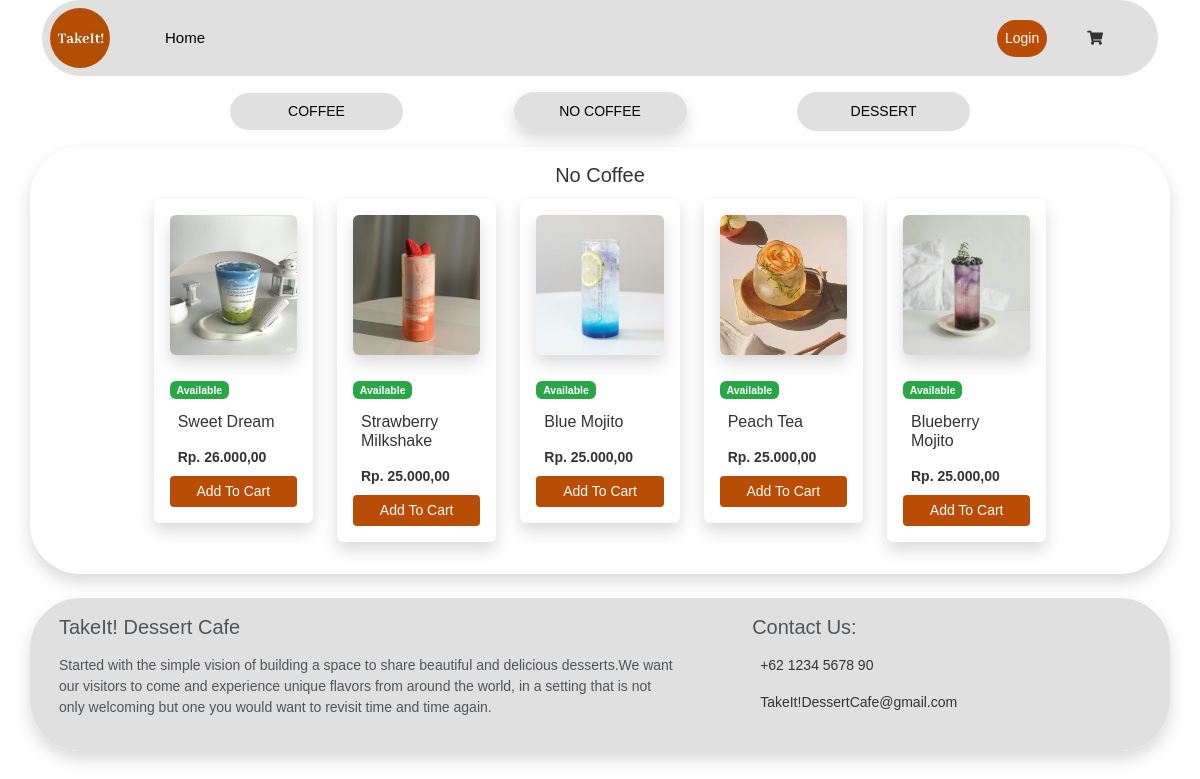
Screenshot of /dashboard/index.php?noCoffee with the database file from the repository.
### tables this page shows
CREATE TABLE `tb_masakan` (
  `id_masakan` int(11) NOT NULL,
  `kategori_masakan` varchar(128) NOT NULL,
  `nama_masakan` varchar(128) NOT NULL,
  `harga_masakan` int(128) NOT NULL,
  `foto` varchar(255) NOT NULL,
  `status_masakan` int(1) NOT NULL
);

### dashboard/fungsi/rupiah.php (called while the page is built)
<?php
function rupiah($angka) {
	$hasil_rupiah = number_format($angka,2,',','.');
	return $hasil_rupiah;
}
?>

### dashboard/admin/data_noCoffee.php (the view, shortened to what this page needs)
<link rel="stylesheet" href="/dashboard/assets/css/custom.css">
<link rel="stylesheet" href="/auth/css/util.css">
<div class="container mt-3">
    <div class="col">
        <div class="row text-center align-items-center">
            <div class="col-sm-4 mb-3 flex-r">
                <a href="index.php?" class="w-50 p-2 abu pter text-decoration-none text-black bo-sisi">COFFEE</a>
            </div>
            <div class="col-sm-4 mb-3 flex-c">
                <a href="#" class="w-50 border p-2 abu pter text-decoration-none text-black bo-sisi shadow">NO COFFEE</a>
            </div>
            <div class="col-sm-4 mb-3 flex-l">
                <a href="index.php?dessert" class="w-50 border p-2 abu pter text-decoration-none text-black bo-sisi">DESSERT</a>
            </div>
        </div>
    </div>
</div>
<div class="container shadow b-r-navbar">
    <div class="row p-3">
        <div class="container-title text-center">
            <h4 class="mb-2 fs-20">No Coffee</h4>
        </div>
        <div class="col-md-12">
            <div class="row p-1 flex-c">
                <?php
                $query = "SELECT * FROM tb_masakan WHERE kategori_masakan='NoCoffee' ORDER BY id_masakan LIMIT 5";
                $sql = mysqli_query($kon, $query);
                while ($data = mysqli_fetch_array($sql)) :
                ?>
                    <div class="col-lg-2 mb-1 ">
                        <div class="shadow p-3 mb-2 bg-white rounded">
                            <img class="card-img-top shadow mb-4 bg-white rounded" height="140" src="assets/image/NoCoffee/<?= $data['foto'] ?>" alt="Card image cap">
                            <div class="card-body">
                                <div class="mb-1">
                                    <?php if ($data['status_masakan'] == 1) : ?>
                                        <span class="badge badge-success">Available</span>
                                    <?php else : ?>
                                        <span class="badge badge-danger">Not Available</span>
                                    <?php endif; ?>
                                </div>
                                <h4 class="card-title fs-16 p-2" style="text-transform: capitalize;"><?= $data['nama_masakan'] ?></h4>
                                <?php
                                $harga = $data['harga_masakan'];
                                if ($_SESSION['level'] == "") {
                                    $harga = $data['harga_masakan'] + 5000;
                                }
                                ?>
                                <p class="card-text p-2 fs-14"><strong>Rp. <?= rupiah($harga) ?></strong></p>
                            </div>
                            <?php if ($data['status_masakan'] == 1) : ?>
                                <button type="button" class="btn btn-sm btn-block text-white" style="background-color: #b94d05;" data-toggle="modal" data-target="#masakan_<?= $data['id_masakan']; ?>">
                                    Add To Cart
                                </button>
                            <?php else : ?>
                                <a href="index.php?tambah=<?= $data['id_masakan'] ?>" class="btn btn-grey btn-sm btn-block disabled">Out Of Stock</a>
                            <?php endif; ?>
                        </div>
                    </div>
                <?php endwhile; ?>
            </div>
        </div>
    </div>
</div>

### dashboard/assets/css/custom.css (style rules this page uses)
body { font-size: 0.875rem; font-family: Helvetica, Arial, sans-serif; background-color: #fff; color: #333; }
.b-r-navbar { border-radius: 50px 50px 50px 50px; }
.abu { background-color: #d9d9d9cc; }
.pter { cursor: pointer; transition: 0.1s ease-in-out; }

### rows the page displays
tb_masakan: foto (picture), status_masakan "Available", nama_masakan "Sweet Dream", harga_masakan "26.000,00"
tb_masakan: foto (picture), status_masakan "Available", nama_masakan "Strawberry Milkshake", harga_masakan "25.000,00"
tb_masakan: foto (picture), status_masakan "Available", nama_masakan "Blue Mojito", harga_masakan "25.000,00"
tb_masakan: foto (picture), status_masakan "Available", nama_masakan "Peach Tea", harga_masakan "25.000,00"
tb_masakan: foto (picture), status_masakan "Available", nama_masakan "Blueberry Mojito", harga_masakan "25.000,00"
